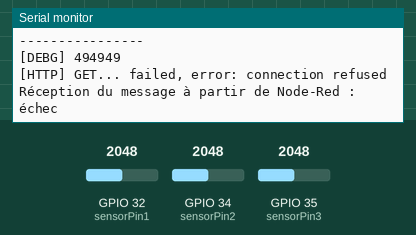
Recording of a sketch running on a simulated ESP32. Shown: the last lines printed to the serial monitor. Inputs (shaded band) come from the test bench; at power-on: GPIO 32 (sensorPin1) = 2048, GPIO 34 (sensorPin2) = 2048, GPIO 35 (sensorPin3) = 2048. WiFi joins after 1.5 s; servers stay silent unless stated.

Above: at 7.5 s.
7.6 s: GPIO 32 (sensorPin1) set to 2866
At 12.08 s:
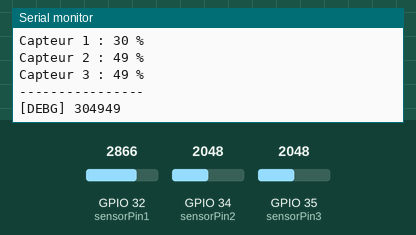
14.0 s: GPIO 34 (sensorPin2) set to 2866
At 17.7 s:
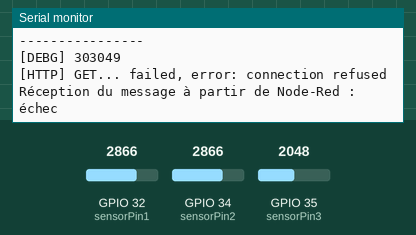
20.4 s: GPIO 35 (sensorPin3) set to 2866
At 23.2 s:
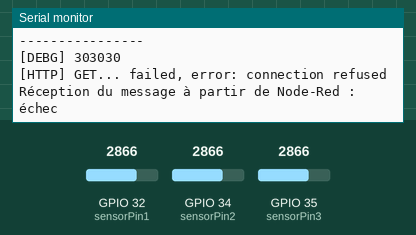
26.8 s: GPIO 32 (sensorPin1) set to 3603
At 28.7 s:
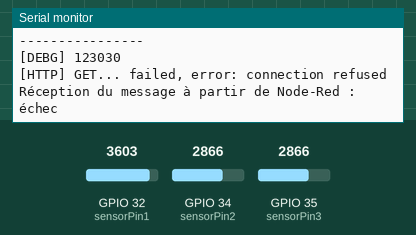
33.2 s: GPIO 34 (sensorPin2) set to 3603
At 38.5 s:
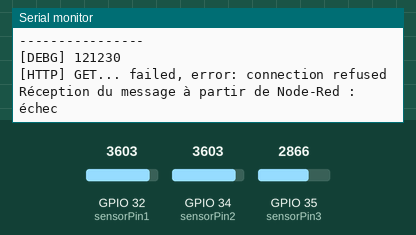
39.6 s: GPIO 35 (sensorPin3) set to 3603
At 44.0 s:
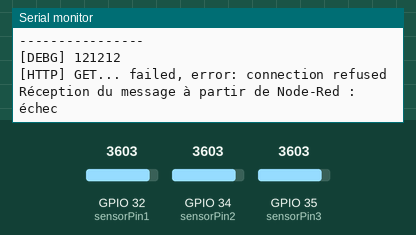
Timing chart, 0 to 45.5 s (numbered marks = the images above; inputs shaded):
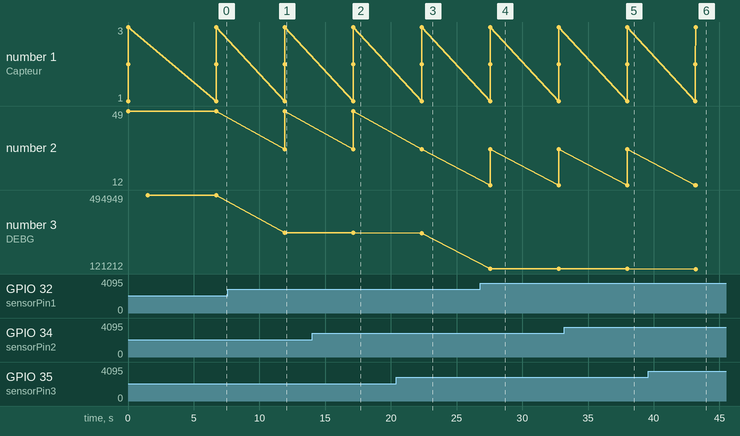

The sketch:

tests_esp32.ino
```cpp
#include <WiFi.h>
#include <WiFiMulti.h>
#include <HTTPClient.h>

WiFiMulti wifiMulti;

const char* ssid = "POP_SENSORS";
const char* password = "P0PS3NS0RS!";

int sensorPin1 = 32;
int sensorPin2 = 34;
int sensorPin3 = 35;
float a = 40.95;
int b = 100;


void setup() {
  Serial.begin(115200);
wifiMulti.addAP(ssid, password);
  }

void loop() {
  uint16_t value1 = analogRead(sensorPin1);
  float division1 = value1 / a;
  int sensor1convert = b - division1;
  Serial.println("Pourcentage d'humidité du mur végétalisé :");
  Serial.print("Capteur 1 : ");
  Serial.print(sensor1convert);
  Serial.println(" %");
  uint16_t value2 = analogRead(sensorPin2);
  float division2 = value2 / a;
  int sensor2convert = b - division2;
  Serial.print("Capteur 2 : ");
  Serial.print(sensor2convert);
  Serial.println(" %");
  uint16_t value3 = analogRead(sensorPin3);
  float division3 = value3 / a;
  int sensor3convert = b - division3;
  Serial.print("Capteur 3 : ");
  Serial.print(sensor3convert);
  Serial.println(" %");
  Serial.println("----------------");

  int sen1 = sensor1convert;
  int sen2 = sensor2convert;
  int sen3 = sensor3convert;

    if((wifiMulti.run() == WL_CONNECTED)) {

        HTTPClient http;

        Serial.println("[DEBG] " + String(sen1) + String(sen2) + String(sen3));
        http.begin("http://node03.popschool-willems.fr:1880/mod1/" + String(sen1)+ "/" + String(sen2) + "/" +String(sen3));
        int httpCode = http.GET();
        if(httpCode > 0) {
            Serial.printf("[HTTP] GET... code: %d\n", httpCode);
            if(httpCode == HTTP_CODE_OK) {
                String payload = http.getString();
                Serial.println("Réception du message à partir de Node-Red : ok");
                Serial.println(payload);
            }
        } else {
            Serial.printf("[HTTP] GET... failed, error: %s\n", http.errorToString(httpCode).c_str());
            Serial.println("Réception du message à partir de Node-Red : échec");
        }

        http.end();
    }

  delay(5000);}
```

Measured:
- after the input at 7.6 s, the serial monitor: prints a new line after 4.3 s (image 1)
- after the input at 14.0 s, the serial monitor: prints a new line after 3.1 s (image 2)
- after the input at 20.4 s, the serial monitor: prints a new line after 1.9 s (image 3)
- after the input at 26.8 s, the serial monitor: prints a new line after 0.75 s (image 4)
- after the input at 33.2 s, the serial monitor: prints a new line after 4.8 s (image 5)
- after the input at 39.6 s, the serial monitor: prints a new line after 3.6 s (image 6)
- plotted number 3: 494949 → 304949 after the input at 7.6 s, 304949 → 303049 after the input at 14.0 s, 303049 → 303030 after the input at 20.4 s, 303030 → 123030 after the input at 26.8 s, 123030 → 121230 after the input at 33.2 s
